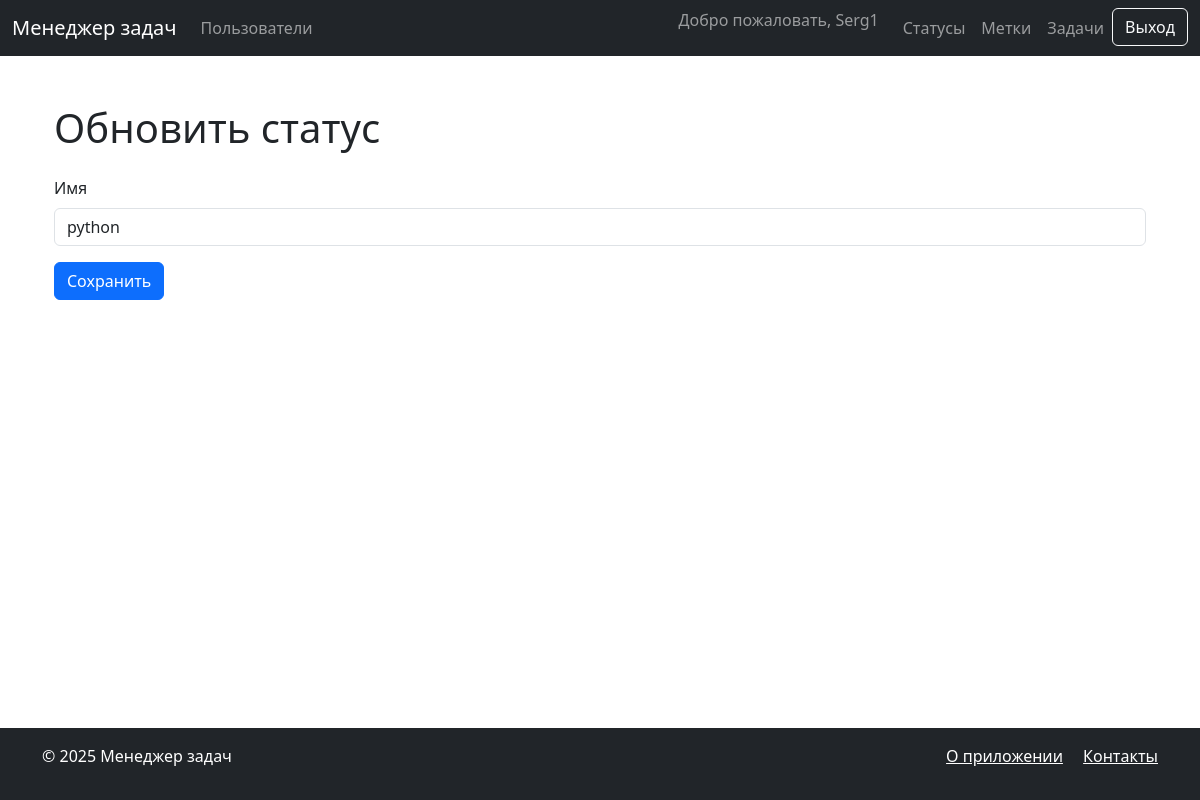
The app's page /statuses/9/update/ (signed in), older data.
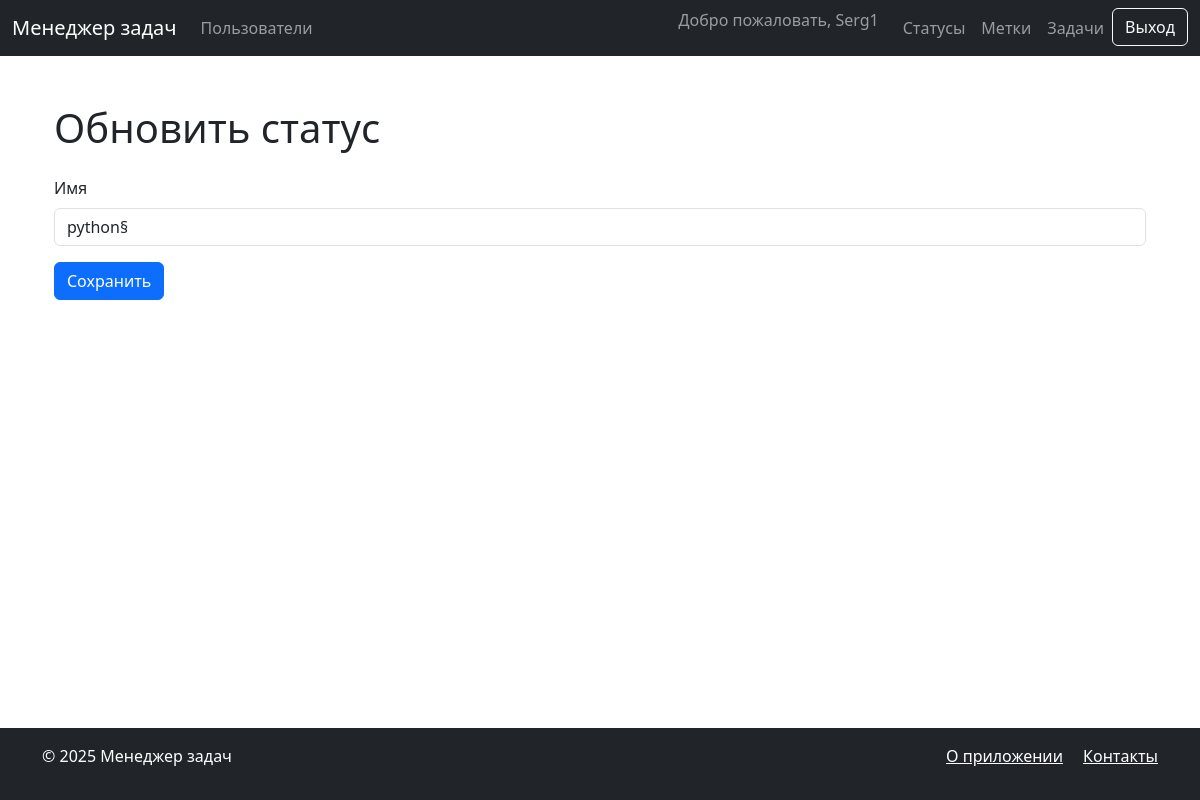
The same page, newer data.
### statuses/models.py (models this page shows, shortened)
class Status(models.Model):
    name = models.CharField(
        max_length=100,
        unique=True,
        verbose_name=_('Name')
    )
    created_at = models.DateTimeField(
        auto_now_add=True,
        verbose_name=_('Created at')
    )
    class Meta:
        verbose_name = _('Status')
        verbose_name_plural = _('Statuses')

### statuses/views.py (the view)
# urls.py: path('<int:pk>/update/', views.StatusUpdateView.as_view(), name='update'),
class StatusUpdateView(LoginRequiredMixin, SuccessMessageMixin, UpdateView):
    model = Status
    form_class = StatusForm
    template_name = 'statuses/form.html'
    success_url = reverse_lazy('statuses:list')
    success_message = _('Статус успешно обновлен')
    def get_context_data(self, **kwargs):
        context = super().get_context_data(**kwargs)
        context['title'] = _('Обновить статус')
        return context

### statuses/forms.py
class StatusForm(forms.ModelForm):
    class Meta:
        model = Status
        fields = ['name']
        labels = {
            'name': _('Имя'),
        }
        widgets = {
            'имя': forms.TextInput(attrs={'class': 'form-control'}),
        }

### task_manager/templates/statuses/form.html (shortened to what this page needs)
{% extends "base.html" %}
{% load i18n django_bootstrap5 %}
{% block content %}
<div class="container">
    <h1 class="my-4">{{ title }}</h1>
    <form method="post">
        {% bootstrap_form form %}
        <button type="submit" class="btn btn-primary">
            {% trans "Cохранить" %}
        </button>
    </form>
</div>
{% endblock %}

Row changes from the older to the newer data that the page shows:
changed Status: name "python" → "python§"
